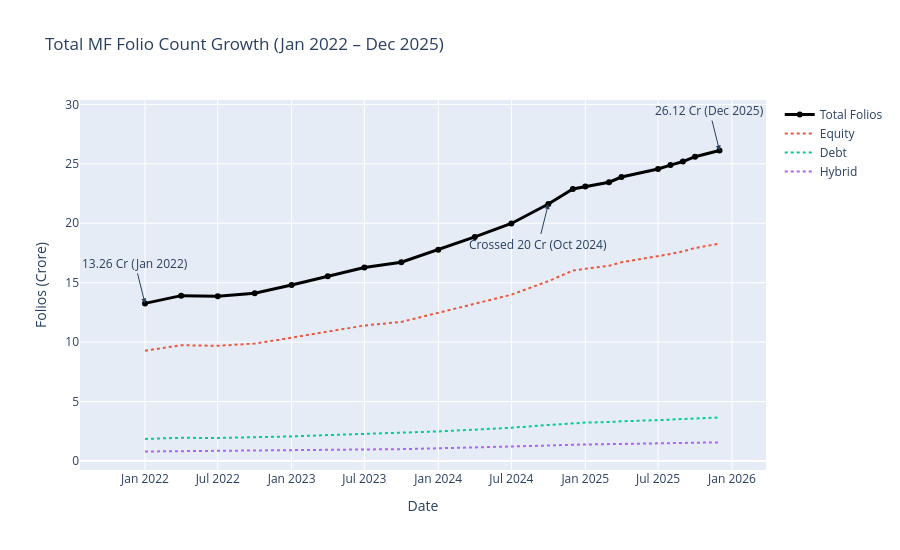

Notebook source saved alongside this figure:
### Code cell
fig = go.Figure()

fig.add_trace(go.Scatter(
    x=folio_count['month'], y=folio_count['total_folios_crore'],
    mode='lines+markers', name='Total Folios', line=dict(width=3, color='black')
))
fig.add_trace(go.Scatter(
    x=folio_count['month'], y=folio_count['equity_folios_crore'],
    mode='lines', name='Equity', line=dict(dash='dot')
))
fig.add_trace(go.Scatter(
    x=folio_count['month'], y=folio_count['debt_folios_crore'],
    mode='lines', name='Debt', line=dict(dash='dot')
))
fig.add_trace(go.Scatter(
    x=folio_count['month'], y=folio_count['hybrid_folios_crore'],
    mode='lines', name='Hybrid', line=dict(dash='dot')
))

# Mark the start and end milestones explicitly - convert Timestamp -> string for Plotly
start_date_str = folio_count['month'].iloc[0].strftime('%Y-%m-%d')
end_date_str = folio_count['month'].iloc[-1].strftime('%Y-%m-%d')

fig.add_annotation(x=start_date_str, y=folio_count['total_folios_crore'].iloc[0],
                    text="13.26 Cr (Jan 2022)", showarrow=True, arrowhead=2, ay=-40)
fig.add_annotation(x=end_date_str, y=folio_count['total_folios_crore'].iloc[-1],
                    text="26.12 Cr (Dec 2025)", showarrow=True, arrowhead=2, ay=-40)

# Mark crossing the 20 crore milestone
crossed_20 = folio_count[folio_count['total_folios_crore'] >= 20].iloc[0]
crossed_20_date_str = crossed_20['month'].strftime('%Y-%m-%d')

fig.add_annotation(x=crossed_20_date_str, y=crossed_20['total_folios_crore'],
                    text=f"Crossed 20 Cr ({crossed_20['month'].strftime('%b %Y')})",
                    showarrow=True, arrowhead=2, ay=40)

fig.update_layout(
    title="Total MF Folio Count Growth (Jan 2022 – Dec 2025)",
    xaxis_title="Date", yaxis_title="Folios (Crore)",
    height=550
)
fig.show()
fig.write_image(str(REPORTS_DIR / "07_folio_count_growth.png"), width=1300, height=650)

### Figure 1 — Plotly figure (JSON) as saved in the notebook; plotly's stock layout.template omitted (floating-point values rounded to 4 significant figures)
{"data": [{"line": {"color": "black", "width": 3}, "mode": "lines+markers", "name": "Total Folios", "type": "scatter", "x": ["2022-01-01T00:00:00", "2022-04-01T00:00:00", "2022-07-01T00:00:00", "2022-10-01T00:00:00", "2023-01-01T00:00:00", "2023-04-01T00:00:00", "2023-07-01T00:00:00", "2023-10-01T00:00:00", "2024-01-01T00:00:00", "2024-04-01T00:00:00", "2024-07-01T00:00:00", "2024-10-01T00:00:00", "2024-12-01T00:00:00", "2025-01-01T00:00:00", "2025-03-01T00:00:00", "2025-04-01T00:00:00", "2025-07-01T00:00:00", "2025-08-01T00:00:00", "2025-09-01T00:00:00", "2025-10-01T00:00:00", "2025-12-01T00:00:00"], "y": [13.26, 13.91, 13.85, 14.12, 14.81, 15.54, 16.28, 16.72, 17.78, 18.85, 19.98, 21.62, 22.89, 23.1, 23.45, 23.89, 24.57, 24.89, 25.19, 25.6, 26.12]}, {"line": {"dash": "dot"}, "mode": "lines", "name": "Equity", "type": "scatter", "x": ["2022-01-01T00:00:00", "2022-04-01T00:00:00", "2022-07-01T00:00:00", "2022-10-01T00:00:00", "2023-01-01T00:00:00", "2023-04-01T00:00:00", "2023-07-01T00:00:00", "2023-10-01T00:00:00", "2024-01-01T00:00:00", "2024-04-01T00:00:00", "2024-07-01T00:00:00", "2024-10-01T00:00:00", "2024-12-01T00:00:00", "2025-01-01T00:00:00", "2025-03-01T00:00:00", "2025-04-01T00:00:00", "2025-07-01T00:00:00", "2025-08-01T00:00:00", "2025-09-01T00:00:00", "2025-10-01T00:00:00", "2025-12-01T00:00:00"], "y": [9.28, 9.74, 9.69, 9.88, 10.37, 10.88, 11.4, 11.7, 12.45, 13.2, 13.99, 15.13, 16.02, 16.17, 16.42, 16.72, 17.2, 17.42, 17.63, 17.92, 18.28]}, {"line": {"dash": "dot"}, "mode": "lines", "name": "Debt", "type": "scatter", "x": ["2022-01-01T00:00:00", "2022-04-01T00:00:00", "2022-07-01T00:00:00", "2022-10-01T00:00:00", "2023-01-01T00:00:00", "2023-04-01T00:00:00", "2023-07-01T00:00:00", "2023-10-01T00:00:00", "2024-01-01T00:00:00", "2024-04-01T00:00:00", "2024-07-01T00:00:00", "2024-10-01T00:00:00", "2024-12-01T00:00:00", "2025-01-01T00:00:00", "2025-03-01T00:00:00", "2025-04-01T00:00:00", "2025-07-01T00:00:00", "2025-08-01T00:00:00", "2025-09-01T00:00:00", "2025-10-01T00:00:00", "2025-12-01T00:00:00"], "y": [1.86, 1.95, 1.94, 1.98, 2.07, 2.18, 2.28, 2.34, 2.49, 2.64, 2.8, 3.03, 3.2, 3.23, 3.28, 3.34, 3.44, 3.48, 3.53, 3.58, 3.66]}, {"line": {"dash": "dot"}, "mode": "lines", "name": "Hybrid", "type": "scatter", "x": ["2022-01-01T00:00:00", "2022-04-01T00:00:00", "2022-07-01T00:00:00", "2022-10-01T00:00:00", "2023-01-01T00:00:00", "2023-04-01T00:00:00", "2023-07-01T00:00:00", "2023-10-01T00:00:00", "2024-01-01T00:00:00", "2024-04-01T00:00:00", "2024-07-01T00:00:00", "2024-10-01T00:00:00", "2024-12-01T00:00:00", "2025-01-01T00:00:00", "2025-03-01T00:00:00", "2025-04-01T00:00:00", "2025-07-01T00:00:00", "2025-08-01T00:00:00", "2025-09-01T00:00:00", "2025-10-01T00:00:00", "2025-12-01T00:00:00"], "y": [0.8, 0.83, 0.83, 0.85, 0.89, 0.93, 0.98, 1.0, 1.07, 1.13, 1.2, 1.3, 1.37, 1.39, 1.41, 1.43, 1.47, 1.49, 1.51, 1.54, 1.57]}], "layout": {"annotations": [{"arrowhead": 2, "ay": -40, "showarrow": true, "text": "13.26 Cr (Jan 2022)", "x": "2022-01-01", "y": 13.26}, {"arrowhead": 2, "ay": -40, "showarrow": true, "text": "26.12 Cr (Dec 2025)", "x": "2025-12-01", "y": 26.12}, {"arrowhead": 2, "ay": 40, "showarrow": true, "text": "Crossed 20 Cr (Oct 2024)", "x": "2024-10-01", "y": 21.62}], "height": 550, "title": {"text": "Total MF Folio Count Growth (Jan 2022 – Dec 2025)"}, "xaxis": {"title": {"text": "Date"}}, "yaxis": {"title": {"text": "Folios (Crore)"}}}}
